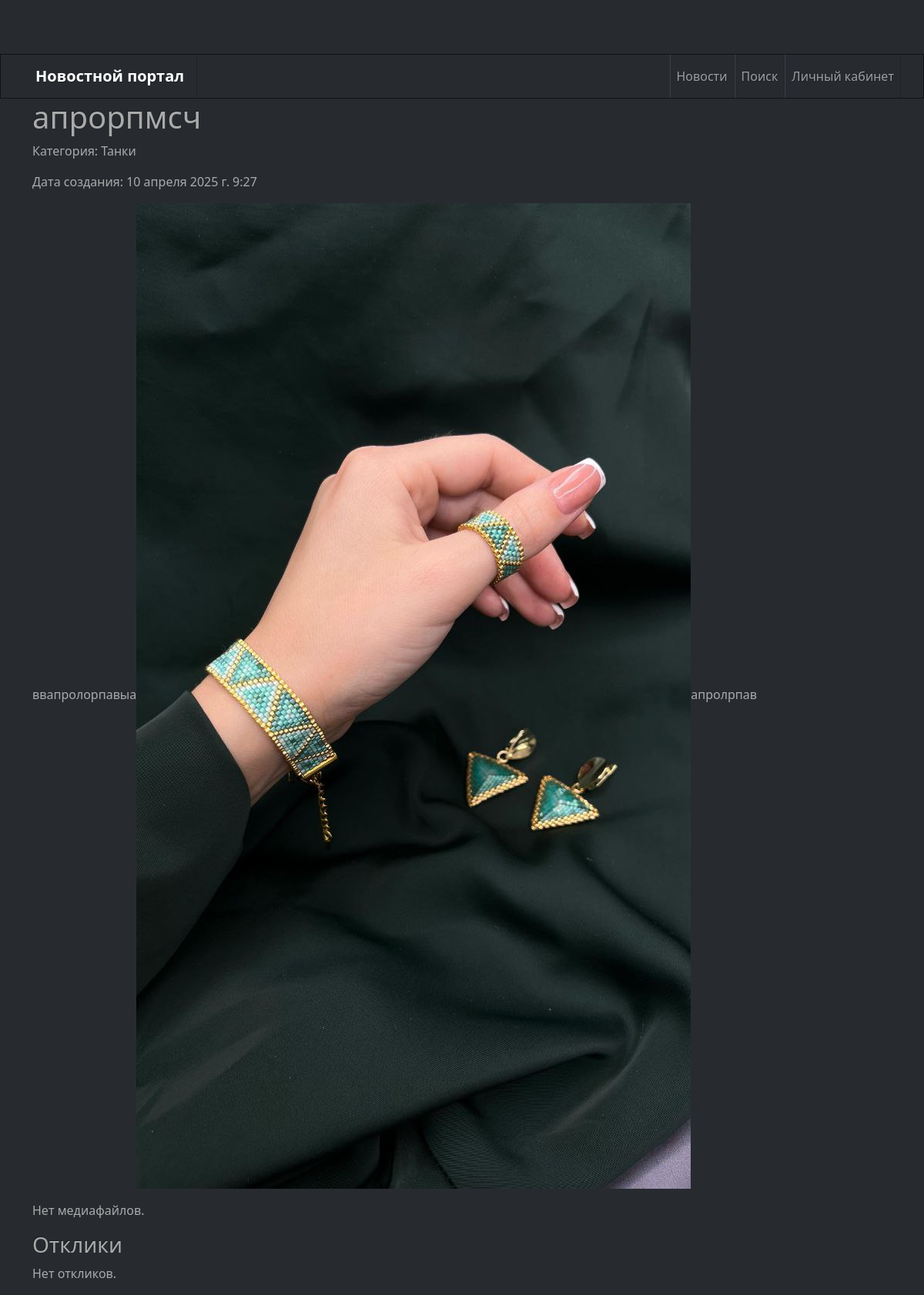
The page /Advert/advertisement/26/ on the database its author committed.
### Advert/models.py (models this page shows, shortened)
class Advertisement(models.Model):
    title = models.CharField(max_length=255)
    category = models.CharField(max_length=100, choices=CATEGORY_CHOICES)
    content = RichTextUploadingField()  # WYSIWYG-поле с HTML
    created_at = models.DateTimeField(default=timezone.now)
    author = models.ForeignKey(settings.AUTH_USER_MODEL, on_delete=models.CASCADE,
                               related_name='advertisements')

### Advert/views.py (the view)
# urls.py: path('advertisement/<int:pk>/', AdvertisementDetailView.as_view(),
class AdvertisementDetailView(DetailView):
    model = Advertisement
    template_name = 'advertisement_detail.html'
    context_object_name = 'advertisement'
    def get_queryset(self):
        return Advertisement.objects.all()
    def get_context_data(self, **kwargs):
        context = super().get_context_data(**kwargs)
        advertisement = self.get_object()
        context['media_files'] = advertisement.media.all()
        context['accepted_responses'] = advertisement.responses.filter(is_accepted=True)
        return context

### templates/advertisement_detail.html
{% extends 'base.html' %}
{% block content %}
    <h1>{{ advertisement.title }}</h1>
<p>Категория: {{ advertisement.get_category_display }}</p>
<p>Дата создания: {{ advertisement.created_at }}</p>
<div class="content">
    {{ advertisement.content|safe }}
</div>
<div class="media">
    {% for media in advertisement.media.all %}
        <div class="media-item">
            {% if media.media_type == 'image' %}
                <img src="{{ media.file.url }}" alt="Image" />
            {% elif media.media_type == 'video' %}
                <video controls>
                    <source src="{{ media.file.url }}" type="video/mp4">
                </video>
            {% endif %}
        </div>
    {% empty %}
        <p>Нет медиафайлов.</p>
    {% endfor %}
</div>
<h3>Отклики</h3>
<div class="responses">
    {% for response in accepted_responses %}
        <div class="response">
            <p><strong>{{ response.author.username }}</strong>: {{ response.content }}</p>
            <p>Дата отклика: {{ response.created_at }}</p>
        </div>
    {% empty %}
        <p>Нет откликов.</p>
    {% endfor %}
</div>
{% endblock %}

### templates/base.html (style rules this page uses)
body { padding-top: 70px; }

### rows shown on the page
Advertisement: title "апрорпмсч", category "Танки", created_at "10 апреля 2025 г. 9:27", content "ввапролорпавыа апролрпав", content (picture)
